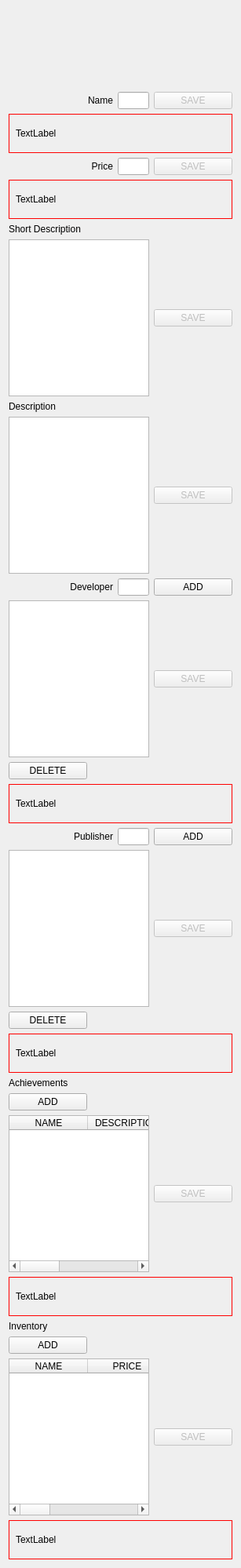
          <widget class="QWidget" name="scrollAreaWidgetContents_u_game">
           <property name="geometry">
            <rect>
             <x>0</x>
             <y>0</y>
             <width>294</width>
             <height>1986</height>
            </rect>
           </property>
           <layout class="QGridLayout" name="gridLayout_11">
            <item row="27" column="0" colspan="6">
             <widget class="QLabel" name="label_u_gameInventory_error">
              <property name="minimumSize">
               <size>
                <width>0</width>
                <height>50</height>
               </size>
              </property>
              <property name="maximumSize">
               <size>
                <width>16777215</width>
                <height>50</height>
               </size>
              </property>
              <property name="styleSheet">
               <string notr="true">border:1px solid red;
padding: 5px;</string>
              </property>
              <property name="text">
               <string>TextLabel</string>
              </property>
             </widget>
            </item>
            <item row="7" column="4" colspan="2">
             <widget class="QPushButton" name="pushButton_u_gameSdescriptSave">
              <property name="enabled">
               <bool>false</bool>
              </property>
              <property name="text">
               <string>SAVE</string>
              </property>
             </widget>
            </item>
            <item row="15" column="3">
             <widget class="QLineEdit" name="lineEdit_u_gamePub"/>
            </item>
            <item row="12" column="4" colspan="2">
             <widget class="QPushButton" name="pushButton_u_gameDevSave">
              <property name="enabled">
               <bool>false</bool>
              </property>
              <property name="text">
               <string>SAVE</string>
              </property>
             </widget>
            </item>
            <item row="5" column="0" colspan="3">
             <widget class="QLabel" name="label_u_gameSdescript">
              <property name="text">
               <string>Short Description</string>
              </property>
             </widget>
            </item>
            <item row="8" column="0" colspan="3">
             <widget class="QLabel" name="label_u_gameDescript">
              <property name="text">
               <string>Description</string>
              </property>
             </widget>
            </item>
            <item row="16" column="0" colspan="4">
             <widget class="QListWidget" name="listWidget_u_gamePub">
              <property name="minimumSize">
               <size>
                <width>0</width>
                <height>200</height>
               </size>
              </property>
              <property name="tabKeyNavigation">
               <bool>true</bool>
              </property>
             </widget>
            </item>
            <item row="19" column="0" colspan="3">
             <widget class="QLabel" name="label_u_gameAchieve">
              <property name="text">
               <string>Achievements</string>
              </property>
             </widget>
            </item>
            <item row="15" column="4" colspan="2">
             <widget class="QPushButton" name="pushButton_u_gamePubAdd">
              <property name="text">
               <string>ADD</string>
              </property>
             </widget>
            </item>
            <item row="7" column="0" colspan="4">
             <widget class="QTextEdit" name="textEdit_u_gameSdescript">
              <property name="minimumSize">
               <size>
                <width>0</width>
                <height>200</height>
               </size>
              </property>
              <property name="sizeAdjustPolicy">
               <enum>QAbstractScrollArea::AdjustToContents</enum>
              </property>
              <property name="tabChangesFocus">
               <bool>true</bool>
              </property>
             </widget>
            </item>
            <item row="21" column="4" colspan="2">
             <widget class="QPushButton" name="pushButton_u_gameAchieveSave">
              <property name="enabled">
               <bool>false</bool>
              </property>
              <property name="text">
               <string>SAVE</string>
              </property>
             </widget>
            </item>
            <item row="15" column="0" colspan="3">
             <widget class="QLabel" name="label_u_gamePub">
              <property name="text">
               <string>Publisher</string>
              </property>
              <property name="alignment">
               <set>Qt::AlignRight|Qt::AlignTrailing|Qt::AlignVCenter</set>
              </property>
             </widget>
            </item>
            <item row="25" column="4" rowspan="2" colspan="2">
             <widget class="QPushButton" name="pushButton_u_gameInventorySave">
              <property name="enabled">
               <bool>false</bool>
              </property>
              <property name="text">
               <string>SAVE</string>
              </property>
             </widget>
            </item>
            <item row="22" column="0" colspan="6">
             <widget class="QLabel" name="label_u_gameAchieve_error">
              <property name="minimumSize">
               <size>
                <width>0</width>
                <height>50</height>
               </size>
              </property>
              <property name="maximumSize">
               <size>
                <width>16777215</width>
                <height>50</height>
               </size>
              </property>
              <property name="styleSheet">
               <string notr="true">border:1px solid red;
padding: 5px;</string>
              </property>
              <property name="text">
               <string>TextLabel</string>
              </property>
             </widget>
            </item>
            <item row="3" column="4" colspan="2">
             <widget class="QPushButton" name="pushButton_u_gamePriceSave">
              <property name="enabled">
               <bool>false</bool>
              </property>
              <property name="text">
               <string>SAVE</string>
              </property>
             </widget>
            </item>
            <item row="25" column="0" rowspan="2" colspan="4">
             <widget class="QTableWidget" name="tableWidget_u_gameInventory">
              <property name="minimumSize">
               <size>
                <width>0</width>
                <height>200</height>
               </size>
              </property>
              <column>
               <property name="text">
                <string>NAME</string>
               </property>
              </column>
              <column>
               <property name="text">
                <string>PRICE</string>
               </property>
              </column>
              <column>
               <property name="text">
                <string>DESCRIPTION</string>
               </property>
              </column>
              <column>
               <property name="text">
                <string>DELETE</string>
               </property>
              </column>
             </widget>
            </item>
            <item row="23" column="0" colspan="3">
             <widget class="QLabel" name="label_u_gameInventory">
              <property name="text">
               <string>Inventory</string>
              </property>
             </widget>
            </item>
            <item row="17" column="0" colspan="2">
             <widget class="QPushButton" name="pushButton_u_gamePubDelete">
              <property name="text">
               <string>DELETE</string>
              </property>
             </widget>
            </item>
            <item row="16" column="4" colspan="2">
             <widget class="QPushButton" name="pushButton_u_gamePubSave">
              <property name="enabled">
               <bool>false</bool>
              </property>
              <property name="text">
               <string>SAVE</string>
              </property>
             </widget>
            </item>
            <item row="10" column="4" colspan="2">
             <widget class="QPushButton" name="pushButton_u_gameDescriptSave">
              <property name="enabled">
               <bool>false</bool>
              </property>
              <property name="text">
               <string>SAVE</string>
              </property>
             </widget>
            </item>
            <item row="14" column="0" colspan="6">
             <widget class="QLabel" name="label_u_gameDev_error">
              <property name="minimumSize">
               <size>
                <width>0</width>
                <height>50</height>
               </size>
              </property>
              <property name="maximumSize">
               <size>
                <width>16777215</width>
                <height>50</height>
               </size>
              </property>
              <property name="styleSheet">
               <string notr="true">border:1px solid red;
padding: 5px;</string>
              </property>
              <property name="text">
               <string>TextLabel</string>
              </property>
             </widget>
            </item>
            <item row="20" column="0" colspan="2">
             <widget class="QPushButton" name="pushButton_u_gameAchieveAdd">
              <property name="minimumSize">
               <size>
                <width>100</width>
                <height>0</height>
               </size>
              </property>
              <property name="text">
               <string>ADD</string>
              </property>
             </widget>
            </item>
            <item row="24" column="0" colspan="2">
             <widget class="QPushButton" name="pushButton_u_gameItemAdd">
              <property name="text">
               <string>ADD</string>
              </property>
             </widget>
            </item>
            <item row="1" column="3">
             <widget class="QLineEdit" name="lineEdit_u_gameName"/>
            </item>
            <item row="1" column="4" colspan="2">
             <widget class="QPushButton" name="pushButton_u_gameNameSave">
              <property name="enabled">
               <bool>false</bool>
              </property>
              <property name="minimumSize">
               <size>
                <width>100</width>
                <height>0</height>
               </size>
              </property>
              <property name="text">
               <string>SAVE</string>
              </property>
             </widget>
            </item>
            <item row="13" column="0" colspan="2">
             <widget class="QPushButton" name="pushButton_u_gameDevDelete">
              <property name="text">
               <string>DELETE</string>
              </property>
             </widget>
            </item>
            <item row="21" column="0" colspan="4">
             <widget class="QTableWidget" name="tableWidget_u_gameAchieve">
              <property name="minimumSize">
               <size>
                <width>0</width>
                <height>200</height>
               </size>
              </property>
              <property name="sizeAdjustPolicy">
               <enum>QAbstractScrollArea::AdjustToContents</enum>
              </property>
              <column>
               <property name="text">
                <string>NAME</string>
               </property>
              </column>
              <column>
               <property name="text">
                <string>DESCRIPTION</string>
               </property>
              </column>
              <column>
               <property name="text">
                <string>DELETE</string>
               </property>
              </column>
             </widget>
            </item>
            <item row="3" column="0" colspan="3">
             <widget class="QLabel" name="label_u_gamePrice">
              <property name="text">
               <string>Price</string>
              </property>
              <property name="alignment">
               <set>Qt::AlignRight|Qt::AlignTrailing|Qt::AlignVCenter</set>
              </property>
             </widget>
            </item>
            <item row="11" column="3">
             <widget class="QLineEdit" name="lineEdit_u_gameDev"/>
            </item>
            <item row="4" column="0" colspan="6">
             <widget class="QLabel" name="label_u_gamePrice_error">
              <property name="minimumSize">
               <size>
                <width>0</width>
                <height>50</height>
               </size>
              </property>
              <property name="maximumSize">
               <size>
                <width>16777215</width>
                <height>50</height>
               </size>
              </property>
              <property name="styleSheet">
               <string notr="true">border:1px solid red;
padding: 5px;</string>
              </property>
              <property name="text">
               <string>TextLabel</string>
              </property>
             </widget>
            </item>
            <item row="2" column="0" colspan="6">
             <widget class="QLabel" name="label_u_gameName_error">
              <property name="minimumSize">
               <size>
                <width>0</width>
                <height>50</height>
               </size>
              </property>
              <property name="maximumSize">
               <size>
                <width>16777215</width>
                <height>50</height>
               </size>
              </property>
              <property name="styleSheet">
               <string notr="true">border:1px solid red;
padding: 5px;</string>
              </property>
              <property name="text">
               <string>TextLabel</string>
              </property>
             </widget>
            </item>
            <item row="1" column="0" colspan="3">
             <widget class="QLabel" name="label_u_gameName">
              <property name="text">
               <string>Name</string>
              </property>
              <property name="alignment">
               <set>Qt::AlignRight|Qt::AlignTrailing|Qt::AlignVCenter</set>
              </property>
             </widget>
            </item>
            <item row="3" column="3">
             <widget class="QLineEdit" name="lineEdit_u_gamePrice"/>
            </item>
            <item row="0" column="0" colspan="6">
             <widget class="QLabel" name="label_u_logo">
              <property name="minimumSize">
               <size>
                <width>0</width>
                <height>100</height>
               </size>
              </property>
              <property name="maximumSize">
               <size>
                <width>16777215</width>
                <height>100</height>
               </size>
              </property>
              <property name="text">
               <string/>
              </property>
             </widget>
            </item>
            <item row="11" column="4" colspan="2">
             <widget class="QPushButton" name="pushButton_u_gameDevAdd">
              <property name="text">
               <string>ADD</string>
              </property>
             </widget>
            </item>
            <item row="10" column="0" colspan="4">
             <widget class="QTextEdit" name="textEdit_u_gameDescript">
              <property name="minimumSize">
               <size>
                <width>0</width>
                <height>200</height>
               </size>
              </property>
              <property name="sizeAdjustPolicy">
               <enum>QAbstractScrollArea::AdjustIgnored</enum>
              </property>
              <property name="tabChangesFocus">
               <bool>true</bool>
              </property>
             </widget>
            </item>
            <item row="11" column="0" colspan="3">
             <widget class="QLabel" name="label_u_gameDev">
              <property name="text">
               <string>Developer</string>
              </property>
              <property name="alignment">
               <set>Qt::AlignRight|Qt::AlignTrailing|Qt::AlignVCenter</set>
              </property>
             </widget>
            </item>
            <item row="12" column="0" colspan="4">
             <widget class="QListWidget" name="listWidget_u_gameDev">
              <property name="minimumSize">
               <size>
                <width>0</width>
                <height>200</height>
               </size>
              </property>
              <property name="tabKeyNavigation">
               <bool>true</bool>
              </property>
             </widget>
            </item>
            <item row="18" column="0" colspan="6">
             <widget class="QLabel" name="label_u_gamePub_error">
              <property name="minimumSize">
               <size>
                <width>0</width>
                <height>50</height>
               </size>
              </property>
              <property name="maximumSize">
               <size>
                <width>16777215</width>
                <height>50</height>
               </size>
              </property>
              <property name="styleSheet">
               <string notr="true">border:1px solid red;
padding: 5px;</string>
              </property>
              <property name="text">
               <string>TextLabel</string>
              </property>
             </widget>
            </item>
           </layout>
          </widget>
